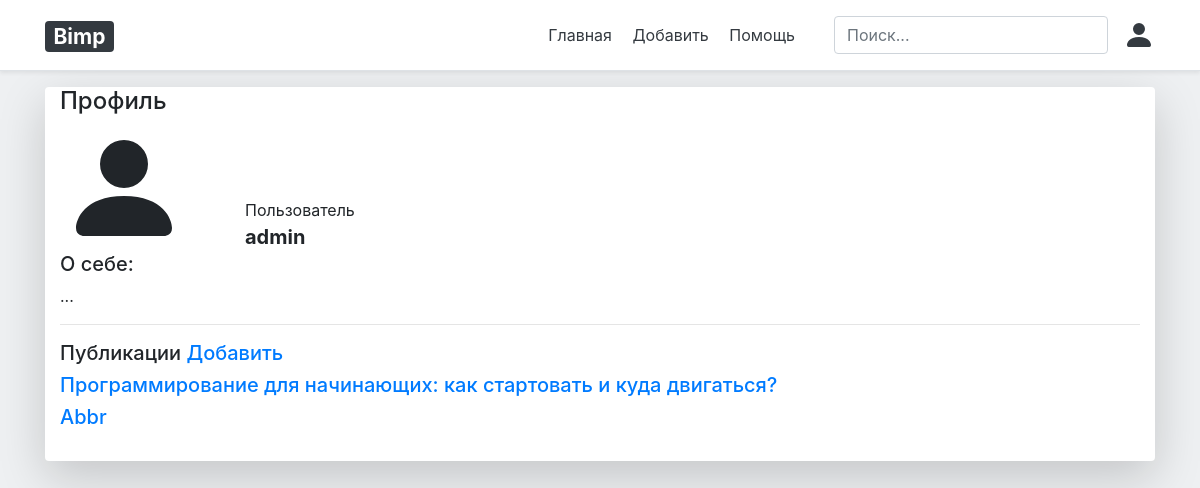
The app's page /profile (signed in) with its own data.
### main/models.py (models this page shows, shortened)
class Profile(models.Model):
    user: User = models.OneToOneField(User, on_delete=models.CASCADE)
    user_img = models.CharField(max_length=200, blank=True)
    bio = models.TextField(max_length=500, blank=True)
    class Meta:
        verbose_name = "Профиль"
        verbose_name_plural = "Профили"

class Article(models.Model):
    user: User = models.ForeignKey(User, on_delete=models.SET_NULL, null=True)
    article_title = models.CharField("название статьи", max_length=200)
    article_text = models.TextField("текст статьи")
    article_introduction = models.TextField("Вступление статьи", default="...", max_length=500)
    introduction_img = models.CharField("картинка вступления", max_length=200, default="", blank=True)
    pub_date = models.DateTimeField("дата публикации")
    class Meta:
        verbose_name = "Статья"
        verbose_name_plural = "Статьи"

### main/views.py (the view)
# urls.py: path("profile", views.profile, name="profile"),
def profile(request: HttpRequest):
    return render(request, 'main/profile.html')

### main/templates/main/profile.html (shortened to what this page needs)
{% extends 'base.html' %}
{% block content %}
<div class="container shadow-lg bg-white rounded">
    {% if user.is_authenticated %}
        <h4>Профиль</h4>
        <div class=" row align-items-end">
            <div class="col-2">
                {% if user.profile.user_img %}
                    <img src="{{user.profile.user_img}}" alt="mdo" width="128" height="128" class="rounded-sm">
                {% else %}
                    <svg xmlns="http://www.w3.org/2000/svg" width="128" height="128" fill="currentColor" class="bi bi-person-fill" viewBox="0 0 16 16">
                      <path d="M3 14s-1 0-1-1 1-4 6-4 6 3 6 4-1 1-1 1H3zm5-6a3 3 0 1 0 0-6 3 3 0 0 0 0 6z"/>
                    </svg>
                {% endif %}
            </div>
            <div class="col-2">
                Пользователь <br>
                <span class="font-weight-bold" style="font-size: 20px">{{ user.username }}</span>
            </div>
        </div>
        <div>
            <h5>О себе:</h5>
            {% if user.profile.bio %}
                <p>{{ user.profile.bio }}</p>
            {% else %}
                <p>Нету</p>
            {% endif %}
        </div>
        <hr>
        <div>
            <h5>Публикации <a class="bt" href="{% url 'main:article_edit' %}">Добавить</a></h5>
            {% if user.article_set %}
                {% for a in user.article_set.all %}
                    <h5><a href="{% url 'main:article' a.id %}">{{a.article_title}}</a></h5>
                {% endfor %}
            {% else %}
                <p>Нету</p>
            {% endif %}
        </div>
        <br>
    {% else %}
        <p class="text-center">Вам необходимо <a href="{% url 'main:login' %}">войти</a> в систему</p>
    {% endif %}
</div>
{% endblock %}

### records on screen
Article: article_title "Программирование для начинающих: как стартовать и куда двигаться?"
Article: article_title "Abbr"

### other values on screen
{{ user.username }} "admin"
{{ user.profile.bio }} "..."
